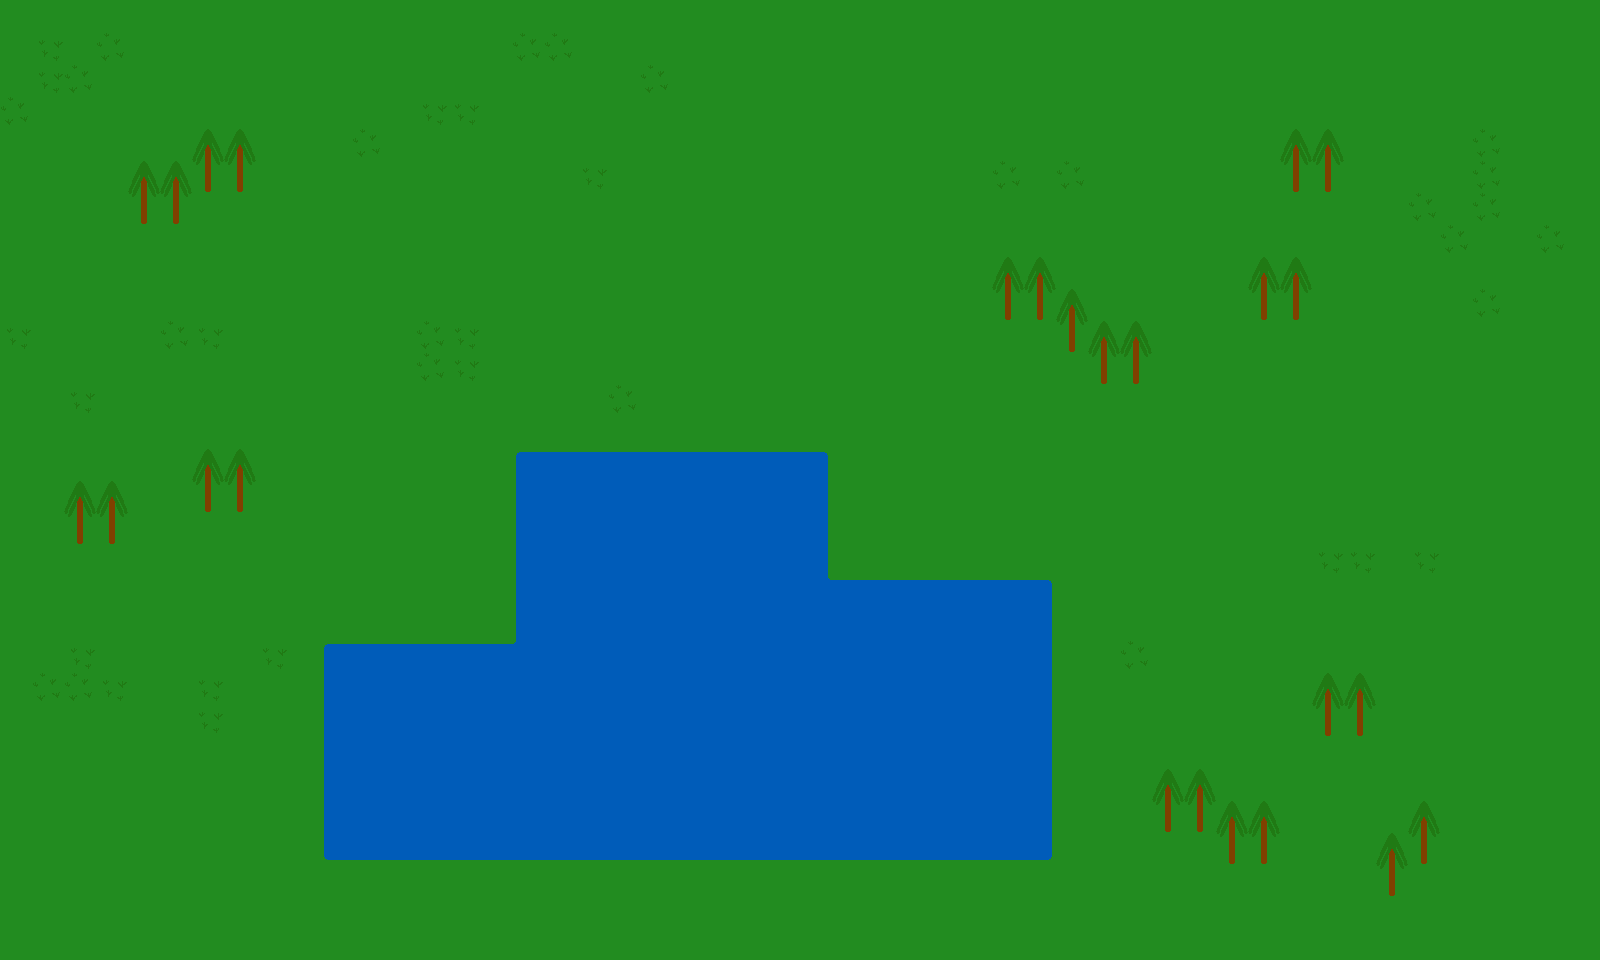

Rendered tile map (Tiled .tmx) drawn with the repository's tilesets; below, a short description and the map source with its tile grids summarised:
An orthogonal 50x30 tile map with 32x32 px tiles, 1 tile layer (Tile Layer 1).

<map version="1.0" orientation="orthogonal" width="50" height="30" tilewidth="32" tileheight="32">
 <tileset firstgid="1" name="tileset" tilewidth="32" tileheight="32">
  <image source="tileset.png" width="256" height="256" />
  <tile id="0">
   <properties>
    <property name="air_passable" value="true" />
    <property name="ground_passable" value="true" />
   </properties>
  </tile>
  <tile id="1">
   <properties>
    <property name="air_passable" value="true" />
    <property name="ground_passable" value="true" />
   </properties>
  </tile>
  <tile id="2">
   <properties>
    <property name="air_passable" value="true" />
    <property name="ground_passable" value="true" />
   </properties>
  </tile>
  <tile id="3">
   <properties>
    <property name="air_passable" value="true" />
    <property name="ground_passable" value="false" />
   </properties>
  </tile>
  <tile id="4">
   <properties>
    <property name="air_passable" value="true" />
    <property name="ground_passable" value="false" />
   </properties>
  </tile>
  <tile id="5">
   <properties>
    <property name="air_passable" value="true" />
    <property name="ground_passable" value="false" />
   </properties>
  </tile>
  <tile id="6">
   <properties>
    <property name="air_passable" value="true" />
    <property name="ground_passable" value="false" />
   </properties>
  </tile>
  <tile id="7">
   <properties>
    <property name="air_passable" value="true" />
    <property name="ground_passable" value="false" />
   </properties>
  </tile>
  <tile id="8">
   <properties>
    <property name="air_passable" value="false" />
    <property name="ground_passable" value="false" />
   </properties>
  </tile>
  <tile id="11">
   <properties>
    <property name="air_passable" value="true" />
    <property name="ground_passable" value="false" />
   </properties>
  </tile>
  <tile id="12">
   <properties>
    <property name="air_passable" value="true" />
    <property name="ground_passable" value="false" />
   </properties>
  </tile>
  <tile id="13">
   <properties>
    <property name="air_passable" value="true" />
    <property name="ground_passable" value="false" />
   </properties>
  </tile>
  <tile id="14">
   <properties>
    <property name="air_passable" value="true" />
    <property name="ground_passable" value="false" />
   </properties>
  </tile>
  <tile id="15">
   <properties>
    <property name="air_passable" value="true" />
    <property name="ground_passable" value="false" />
   </properties>
  </tile>
  <tile id="16">
   <properties>
    <property name="air_passable" value="false" />
    <property name="ground_passable" value="false" />
   </properties>
  </tile>
  <tile id="19">
   <properties>
    <property name="air_passable" value="true" />
    <property name="ground_passable" value="false" />
   </properties>
  </tile>
  <tile id="20">
   <properties>
    <property name="air_passable" value="true" />
    <property name="ground_passable" value="false" />
   </properties>
  </tile>
  <tile id="21">
   <properties>
    <property name="air_passable" value="true" />
    <property name="ground_passable" value="false" />
   </properties>
  </tile>
  <tile id="22">
   <properties>
    <property name="air_passable" value="true" />
    <property name="ground_passable" value="false" />
   </properties>
  </tile>
  <tile id="23">
   <properties>
    <property name="air_passable" value="true" />
    <property name="ground_passable" value="false" />
   </properties>
  </tile>
  <tile id="28">
   <properties>
    <property name="air_passable" value="true" />
    <property name="ground_passable" value="false" />
   </properties>
  </tile>
  <tile id="29">
   <properties>
    <property name="air_passable" value="true" />
    <property name="ground_passable" value="false" />
   </properties>
  </tile>
  <tile id="30">
   <properties>
    <property name="air_passable" value="true" />
    <property name="ground_passable" value="false" />
   </properties>
  </tile>
  <tile id="31">
   <properties>
    <property name="air_passable" value="true" />
    <property name="ground_passable" value="false" />
   </properties>
  </tile>
  <tile id="36">
   <properties>
    <property name="air_passable" value="true" />
    <property name="ground_passable" value="false" />
   </properties>
  </tile>
  <tile id="37">
   <properties>
    <property name="air_passable" value="true" />
    <property name="ground_passable" value="false" />
   </properties>
  </tile>
  <tile id="38">
   <properties>
    <property name="air_passable" value="true" />
    <property name="ground_passable" value="false" />
   </properties>
  </tile>
  <tile id="39">
   <properties>
    <property name="air_passable" value="true" />
    <property name="ground_passable" value="false" />
   </properties>
  </tile>
  <tile id="46">
   <properties>
    <property name="air_passable" value="true" />
    <property name="ground_passable" value="true" />
   </properties>
  </tile>
  <tile id="47">
   <properties>
    <property name="air_passable" value="true" />
    <property name="ground_passable" value="true" />
   </properties>
  </tile>
 </tileset>
 <layer name="Tile Layer 1" width="50" height="30">
  <data>[1500 cells, 1500 non-empty, 16 distinct tile ids]</data>
 </layer>
</map>
